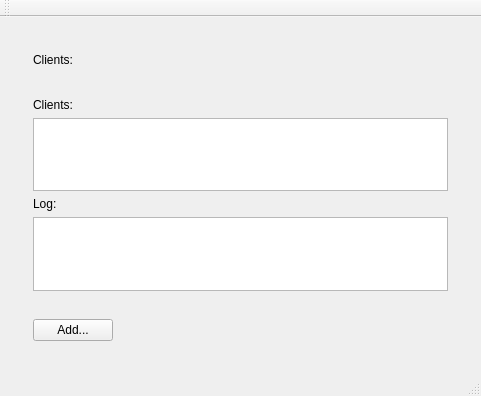
<?xml version="1.0" encoding="UTF-8"?>
<ui version="4.0">
 <class>MainWindow</class>
 <widget class="QMainWindow" name="MainWindow">
  <property name="geometry">
   <rect>
    <x>0</x>
    <y>0</y>
    <width>481</width>
    <height>396</height>
   </rect>
  </property>
  <property name="windowTitle">
   <string>MainWindow</string>
  </property>
  <widget class="QWidget" name="centralWidget">
   <layout class="QHBoxLayout" name="horizontalLayout_3">
    <item>
     <widget class="QWidget" name="widget" native="true">
      <layout class="QVBoxLayout" name="verticalLayout">
       <item>
        <widget class="QWidget" name="widget_2" native="true">
         <layout class="QHBoxLayout" name="horizontalLayout">
          <item>
           <widget class="QLabel" name="label">
            <property name="text">
             <string>Clients:</string>
            </property>
           </widget>
          </item>
          <item>
           <spacer name="horizontalSpacer">
            <property name="orientation">
             <enum>Qt::Horizontal</enum>
            </property>
            <property name="sizeHint" stdset="0">
             <size>
              <width>375</width>
              <height>20</height>
             </size>
            </property>
           </spacer>
          </item>
         </layout>
        </widget>
       </item>
       <item>
        <widget class="QWidget" name="widget_6" native="true">
         <layout class="QVBoxLayout" name="verticalLayout_3">
          <item>
           <widget class="QLabel" name="label_2">
            <property name="text">
             <string>Clients:</string>
            </property>
           </widget>
          </item>
          <item>
           <widget class="QTableView" name="tvClients"/>
          </item>
          <item>
           <widget class="QLabel" name="label_3">
            <property name="text">
             <string>Log:</string>
            </property>
           </widget>
          </item>
          <item>
           <widget class="QTextEdit" name="teClients"/>
          </item>
         </layout>
        </widget>
       </item>
       <item>
        <widget class="QWidget" name="widget_3" native="true">
         <layout class="QHBoxLayout" name="horizontalLayout_2">
          <item>
           <widget class="QPushButton" name="pbAddClient">
            <property name="text">
             <string>Add...</string>
            </property>
           </widget>
          </item>
          <item>
           <spacer name="horizontalSpacer_2">
            <property name="orientation">
             <enum>Qt::Horizontal</enum>
            </property>
            <property name="sizeHint" stdset="0">
             <size>
              <width>338</width>
              <height>20</height>
             </size>
            </property>
           </spacer>
          </item>
         </layout>
        </widget>
       </item>
      </layout>
     </widget>
    </item>
   </layout>
  </widget>
  <widget class="QMenuBar" name="menuBar">
   <property name="geometry">
    <rect>
     <x>0</x>
     <y>0</y>
     <width>481</width>
     <height>23</height>
    </rect>
   </property>
  </widget>
  <widget class="QToolBar" name="mainToolBar">
   <attribute name="toolBarArea">
    <enum>TopToolBarArea</enum>
   </attribute>
   <attribute name="toolBarBreak">
    <bool>false</bool>
   </attribute>
  </widget>
  <widget class="QStatusBar" name="statusBar"/>
 </widget>
 <layoutdefault spacing="6" margin="11"/>
 <resources/>
 <connections>
  <connection>
   <sender>pbAddClient</sender>
   <signal>clicked()</signal>
   <receiver>MainWindow</receiver>
   <slot>slotAddClientPbCliced()</slot>
   <hints>
    <hint type="sourcelabel">
     <x>75</x>
     <y>312</y>
    </hint>
    <hint type="destinationlabel">
     <x>75</x>
     <y>340</y>
    </hint>
   </hints>
  </connection>
 </connections>
 <slots>
  <slot>slotAddClientPbCliced()</slot>
 </slots>
</ui>
